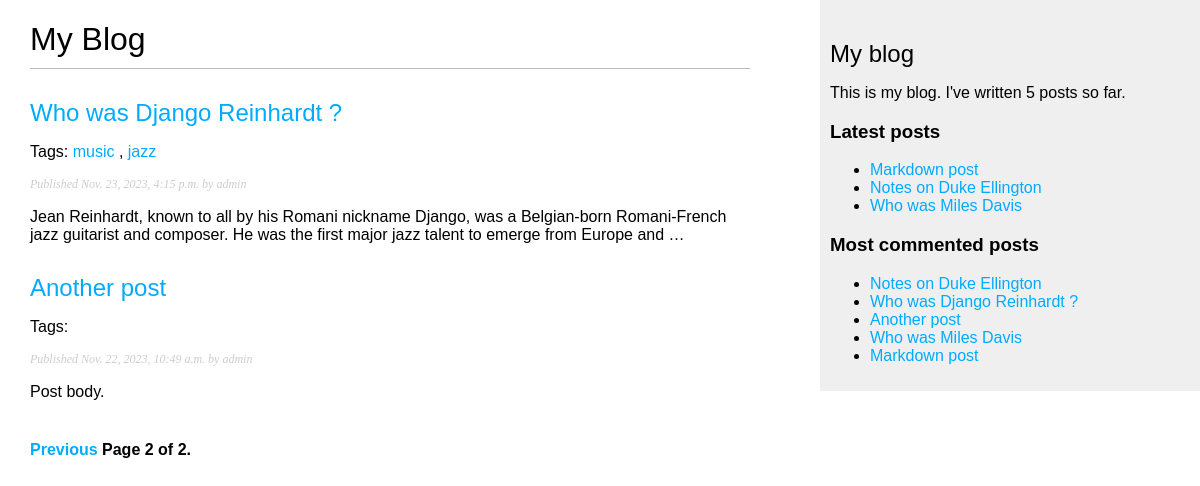
Screenshot of /blog/?page=2 with the database file from the repository.
### blog/models.py (models this page shows, shortened)
class Post(models.Model):
    class Status(models.TextChoices):
        DRAFT = "DF", "Draft"
        PUBLISHED = "PB", "Published"
    title = models.CharField(max_length=250)
    slug = models.SlugField(
        max_length=250, unique_for_date="publish"
    )  # unique_for_date doesn't check the time
    author = models.ForeignKey(
        User,
        on_delete=models.CASCADE,
        related_name="blog_posts",  # allow to use: user.blog_posts
    )
    body = models.TextField()
    publish = models.DateTimeField(default=timezone.now)
    created = models.DateTimeField(auto_now_add=True)
    updated = models.DateTimeField(auto_now=True)
    status = models.CharField(
        max_length=2,
        choices=Status,
        default=Status.DRAFT,
    )
    objects = models.Manager()
    published = PublishedManager()  # Our custom manager.
    tags = TaggableManager()
    class Meta:
        ordering = ["-publish"]
        indexes = [
            models.Index(fields=["-publish"]),
        ]
    def get_absolute_url(self):
        return reverse(
            "blog:post_detail",
            args=[self.publish.year, self.publish.month, self.publish.day, self.slug],
        )

### blog/views.py (the view)
# urls.py: path("", views.post_list, name="post_list"),
def post_list(request, tag_slug=None):
    post_list = Post.published.all()
    tag = None
    if tag_slug:
        tag = get_object_or_404(Tag, slug=tag_slug)
        post_list = post_list.filter(tags__in=[tag])
    paginator = Paginator(post_list, 3)
    page_number = request.GET.get("page", 1)
    try:
        posts = paginator.page(page_number)
    except PageNotAnInteger:
        posts = paginator.page(1)
    except EmptyPage:
        posts = paginator.page(paginator.num_pages)
    return render(request, "blog/post/list.html", {"posts": posts, "tag": tag})

### blog/models.py (called while the page is built)
    def get_queryset(self):
        return super().get_queryset().filter(status=Post.Status.PUBLISHED)

### blog/templatetags/blog_tags.py (called while the page is built)
@register.simple_tag  # (name="my_tag") to use the function with a different name inside templates
def total_posts():
    return Post.published.count()

@register.inclusion_tag("blog/post/latest_posts.html")
def show_latest_posts(count=5):
    latest_posts = Post.published.order_by("-publish")[:count]
    return {"latest_posts": latest_posts}

@register.simple_tag
def get_most_commented_posts(count=5):
    return Post.published.annotate(total_comments=Count("comments")).order_by(
        "-total_comments"
    )[:count]

@register.filter(name="markdown")  # We prevent a name clash with the markdown module
def markdown_format(text):
    return mark_safe(markdown.markdown(text))

### blog/templates/blog/post/list.html (shortened to what this page needs)
{% extends "blog/base.html" %}
{% load blog_tags %}
{% block content %}
    <h1>My Blog</h1>
    {% for post in posts %}
        <h2>
            <a href="{{ post.get_absolute_url }}">
                {{ post.title }}
            </a>
        </h2>
        <p class="tags">Tags:
            {% for tag in post.tags.all %}
            	<a href="{% url "blog:post_list_by_tag" tag.slug %}">
                    {{ tag.name }}
                </a>
                {% if not forloop.last %}, {% endif %}
            {% endfor %}
        </p>
        <p class="date">
            Published {{ post.publish }} by {{ post.author }}
        </p>
        {{ post.body|markdown|truncatewords_html:30 }}
    {% endfor %}
    {% include "pagination.html" with page=posts %}
{% endblock %}

### blog/templates/blog/base.html (shortened to what this page needs)
{% load blog_tags %}
{% load static %}
<!DOCTYPE html>
<html lang="en">
<head>
    <link href="{% static "css/blog.css" %}" rel="stylesheet">
</head>
<body>
<div id="content">
    {% block content %}
    {% endblock %}
</div>
<div id="sidebar">
    <h2>My blog</h2>
    <p>
        This is my blog.
        I've written {% total_posts %} posts so far.
    </p>
    <h3>Latest posts</h3>
    {% show_latest_posts 3 %}
    <h3>Most commented posts</h3>
    {% get_most_commented_posts as most_commented_posts %}
    <ul>
        {% for post in most_commented_posts %}
            <li>
                <a href="{{ post.get_absolute_url }}">{{ post.title }}</a>
            </li>
        {% endfor %}
    </ul>
</div>
</body>
</html>

### blog/templates/blog/post/latest_posts.html
<ul>
    {% for post in latest_posts %}
    	<li>
            <a href="{{ post.get_absolute_url }}">{{ post.title }}</a>
        </li>
    {% endfor %}
</ul>

### blog/static/css/blog.css (style rules this page uses)
body { margin: 0; padding: 0; font-family: helvetica, sans-serif; }
a { color: #00abff; text-decoration: none; }
h1 { font-weight: normal; border-bottom: 1px solid #bbb; padding: 0 0 10px 0; }
h2 { font-weight: normal; margin: 30px 0 0; }
#content { float: left; width: 60%; padding: 0 0 0 30px; }
#sidebar { float: right; width: 30%; padding: 10px; background: #efefef; height: 100%; }
p.date { color: #ccc; font-family: georgia, serif; font-size: 12px; font-style: italic; }

### rows the page displays
Post: title "Who was Django Reinhardt ?", publish "Nov. 23, 2023, 4:15 p.m.", author "admin", body "Jean Reinhardt, known to all by his Romani nickname Django, was a Belgian-born Romani-French jazz guitarist and composer. He was the first major jazz talent to emerge from Europe and …"
Tag: name "music"
Tag: name "jazz"
Post: title "Another post", publish "Nov. 22, 2023, 10:49 a.m.", author "admin", body "Post body."
Post: title "Markdown post"
Post: title "Notes on Duke Ellington"
Post: title "Who was Miles Davis"

### other values shown
{{ page.number }} "2"
{{ page.paginator.num_pages }} "2"
